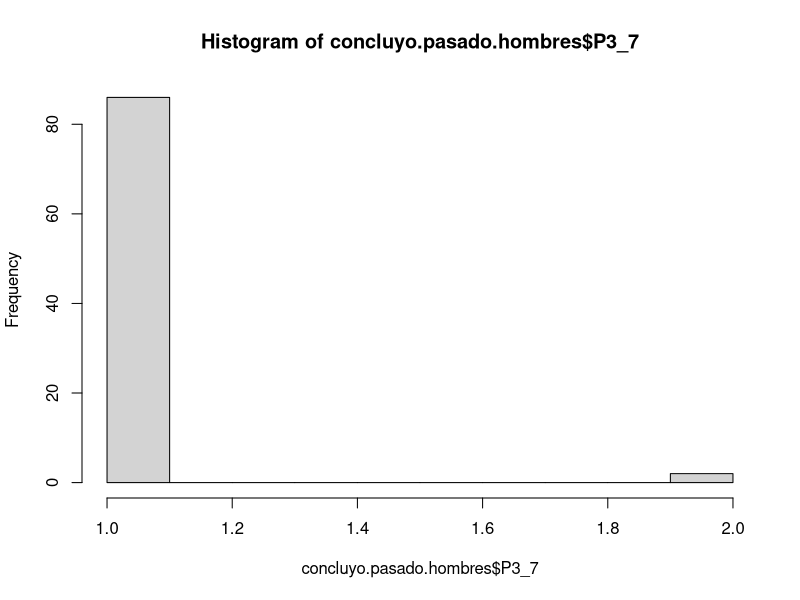
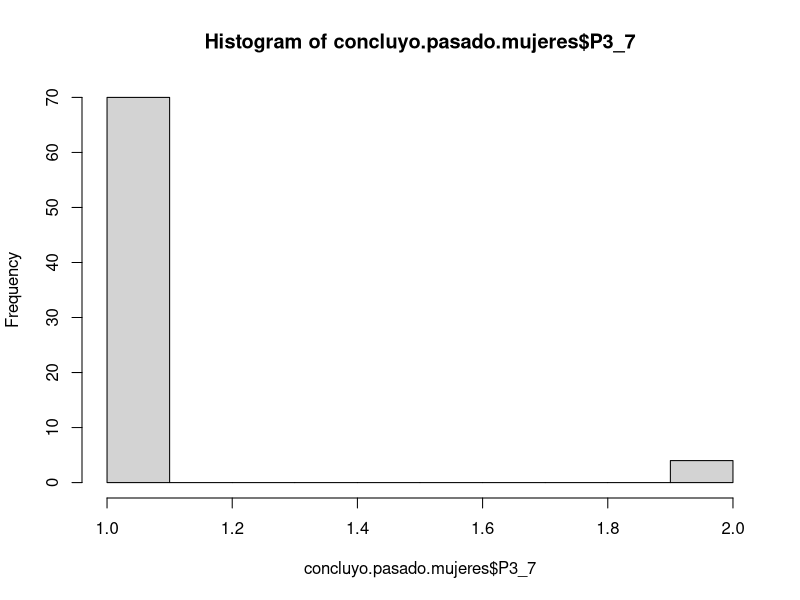
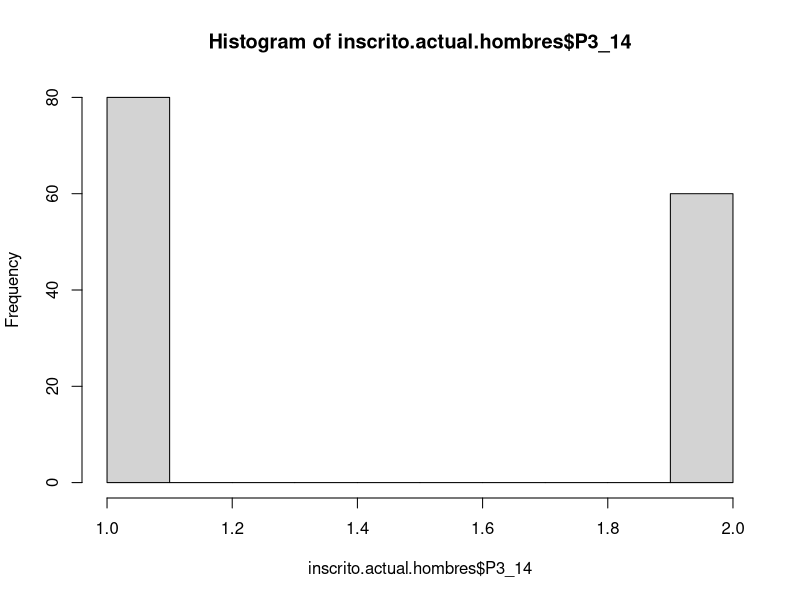
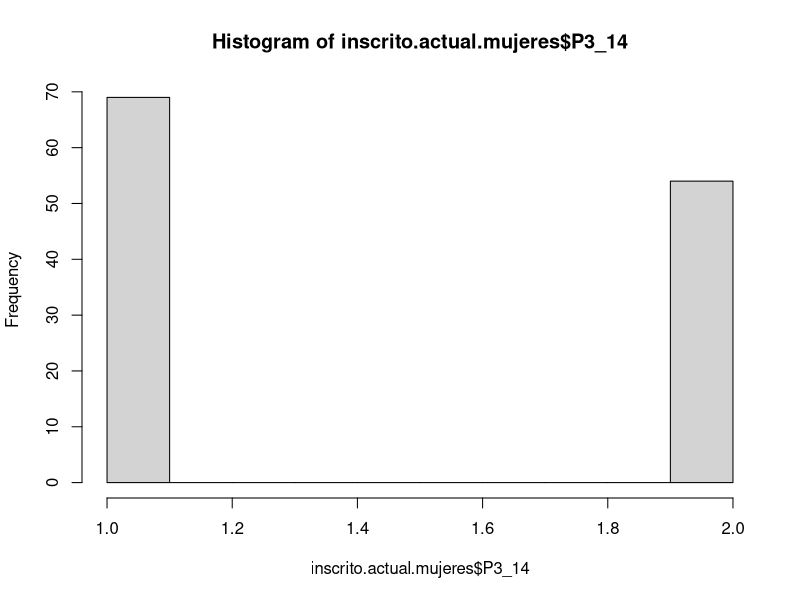
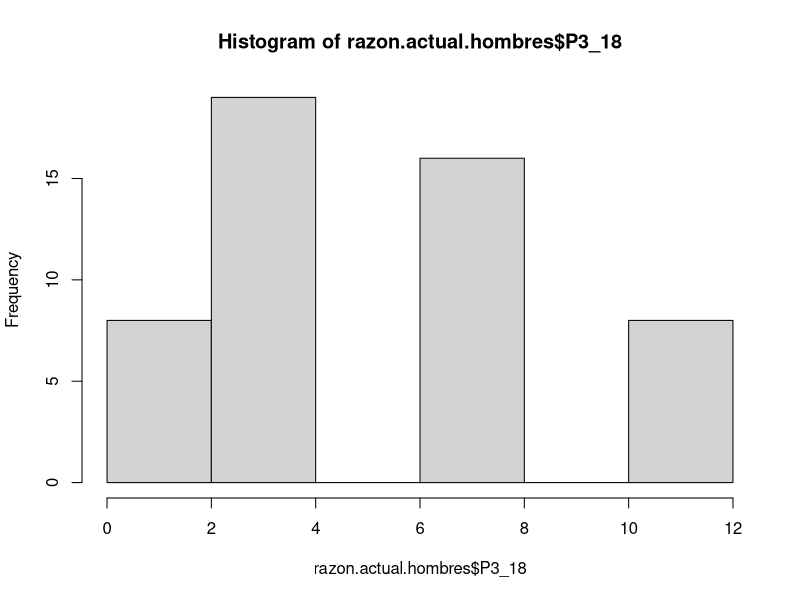
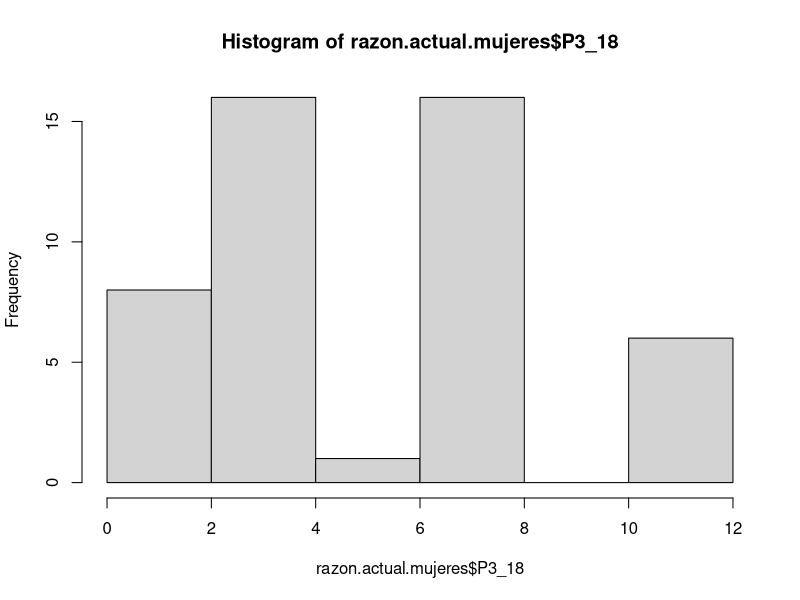
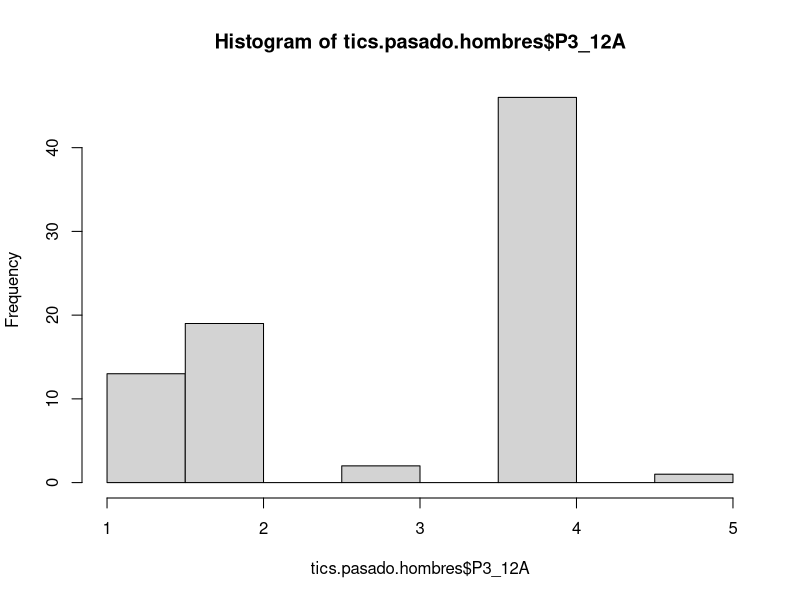
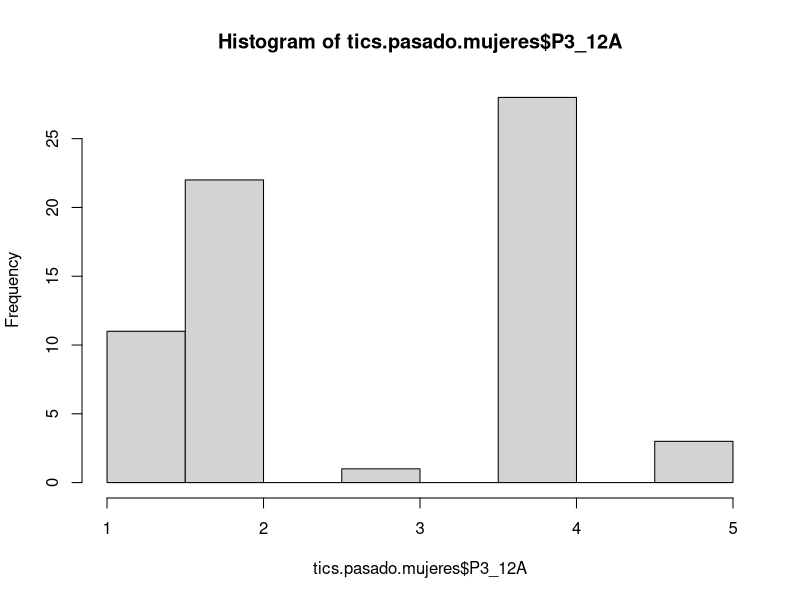

Recreate these plots in R, in order.
## ---- chunk 1
knitr::opts_chunk$set(echo = TRUE)
## ---- chunk 2
# Cargamos nuestras librerías // Las comentamos porque usaremos R base
# library(ggplot2)
# library(viridisLite)
# library(hrbrthemes)

# Leemos la base original y la curamos
bd.original.modulo<-read.csv("conjunto_de_datos_tmodulo_ecovid_ed_2020.csv")

# Lo vemos
View(bd.original.modulo)

# Curamos pare tener sólo datos de Qro, así como nuestras variables de interés

bd.modulo<-bd.original.modulo[ -c(1:7410, 7674:11080),c(1,5,7,11,22,32,34,45,62)]
# Ahora tenemos una base de datos de 263 obs. de 55 variables

#Omitimos los NA
#bd.modulo<-na.omit(bd.modulo)
# Si lo hago, me borra las observaciones :(

# guardamos bd.modulo como csv para añadirlo después al repositorio
write.csv(bd.modulo, "bd.modulo.csv")

# Leemos y vemos la bd (en caso de empesar a graficar usando el csv)
# bd.modulo<-read.csv("bd.modulo.csv")
View(bd.modulo)

# Cambiamos los NA por 0. Lo hacemos para poder visualizar los datos con mayor facilidad.
# bd.modulo[is.na(bd.modulo)] <- 0 // lo comentamos aquí para hacerlo después en cada análisis de variable
# Lo vemos
View(bd.modulo)
## ---- chunk 3
# Filtramos el que concluyeran o no los hombres el ciclo pasado
concluyo.pasado.hombres<-subset(bd.modulo, SEXO == "1", select = P3_7)
concluyo.pasado.hombres<-na.omit(concluyo.pasado.hombres)
hist(concluyo.pasado.hombres$P3_7)
## ---- chunk 4
# Hagamos lo mismo con las mujeres
concluyo.pasado.mujeres<-subset(bd.modulo, SEXO == "2", select = P3_7)
concluyo.pasado.mujeres<-na.omit(concluyo.pasado.mujeres)
hist(concluyo.pasado.mujeres$P3_7)
## ---- chunk 5
# Filtramos el que se inscribieran o no los hombres el ciclo actual
inscrito.actual.hombres<-subset(bd.modulo, SEXO == "1", select = P3_14)
inscrito.actual.hombres<-na.omit(inscrito.actual.hombres)
hist(inscrito.actual.hombres$P3_14)
## ---- chunk 6
# Filtramos el que se inscribieran o no las mujeres el ciclo actual
inscrito.actual.mujeres<-subset(bd.modulo, SEXO == "2", select = P3_14)
inscrito.actual.mujeres<-na.omit(inscrito.actual.mujeres)
hist(inscrito.actual.mujeres$P3_14)
## ---- chunk 7
# Filtramos la razón en hombres 
razon.actual.hombres<-subset(bd.modulo, SEXO == "1", select = P3_18)
razon.actual.hombres<-na.omit(razon.actual.hombres)
hist(razon.actual.hombres$P3_18)
## ---- chunk 8
# Filtramos la razón en hombres 
razon.actual.mujeres<-subset(bd.modulo, SEXO == "2", select = P3_18)
razon.actual.mujeres<-na.omit(razon.actual.mujeres)
hist(razon.actual.mujeres$P3_18)
## ---- chunk 9
# Filtramos las TICs usadas por los hombres el ciclo pasado
tics.pasado.hombres<-subset(bd.modulo, SEXO == "1", select = P3_12A)
tics.pasado.hombres<-na.omit(tics.pasado.hombres)
hist(tics.pasado.hombres$P3_12A)
## ---- chunk 10
# Filtramos las TICs usadas por las mujeres el ciclo pasado
tics.pasado.mujeres<-subset(bd.modulo, SEXO == "2", select = P3_12A)
tics.pasado.mujeres<-na.omit(tics.pasado.mujeres)
hist(tics.pasado.mujeres$P3_12A)
## ---- chunk 11
# Filtramos las TICs usadas por los hombres el ciclo actual
tics.actual.hombres<-subset(bd.modulo, SEXO == "1", select = P3_21A)
tics.actual.hombres<-na.omit(tics.actual.hombres)
hist(tics.actual.hombres$P3_21A)
## ---- chunk 12
# Filtramos las TICs usadas por las mujeres el ciclo actual
tics.actual.mujeres<-subset(bd.modulo, SEXO == "2", select = P3_21A)
tics.actual.mujeres<-na.omit(tics.actual.mujeres)
hist(tics.actual.mujeres$P3_21A)
